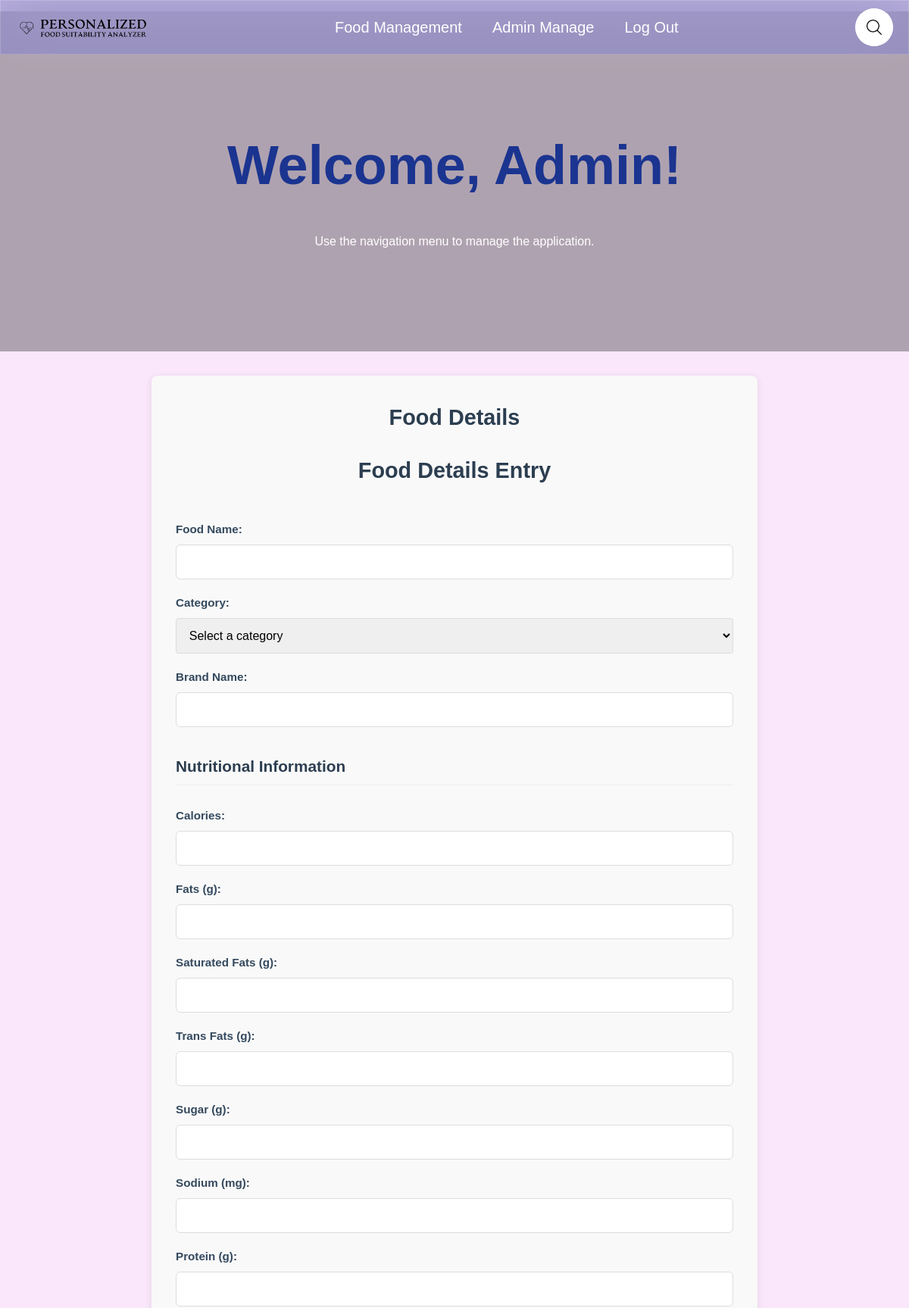
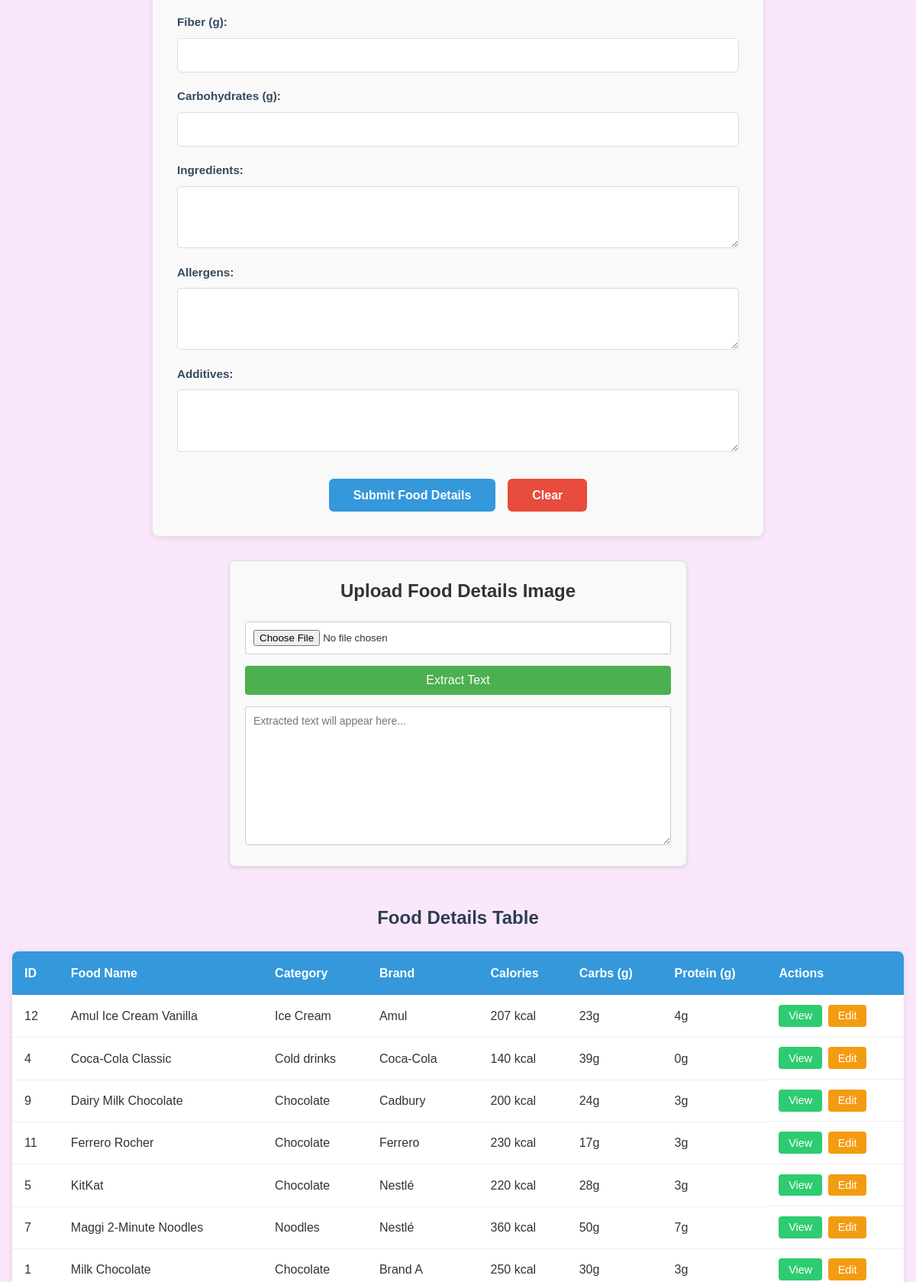
Page /Admin_Home.php (upper part) on the committed database (2 pictures, top to bottom).
### tables this page shows
CREATE TABLE `food` (
  `food_id` int NOT NULL AUTO_INCREMENT,
  `food_name` varchar(450) NOT NULL,
  `category` enum('Toffee','Fruits','Biscuits','Chocolate','Cold drinks','Noodles','Beverages','Ice Cream') NOT NULL,
  `brand_name` varchar(450) NOT NULL,
  `calories` varchar(450) NOT NULL,
  `fats` varchar(450) NOT NULL,
  `saturated_fats` varchar(450) NOT NULL,
  `trans_fats` varchar(450) NOT NULL,
  `sugar` varchar(450) NOT NULL,
  `sodium` varchar(450) NOT NULL,
  `protein` varchar(450) NOT NULL,
  `fiber` varchar(450) NOT NULL,
  `carbohydrates` varchar(450) NOT NULL,
  `ingredients` varchar(450) NOT NULL,
  `allergens` varchar(450) NOT NULL,
  `additives` varchar(450) NOT NULL,
  PRIMARY KEY (`food_id`)
);

### Admin_Home.php (the view, shortened to what this page needs)
<!DOCTYPE html>
<html lang="en">
<head>
    <link rel="stylesheet" href="Admin_Home.css">
</head>
<body>
    <nav class="navbar">
    <div class="logo">
      <img src="image/log3.png" alt="Logo">
    </div>
    <ul class="nav-links">
      <li><a href="Admin_Home.php">Food Management</a></li>
      <li><a href="Admin Manage.html">Admin Manage</a></li>
      <li><a href="Admin_logout.php">Log Out</a></li>
    </ul>
    <div class="search-box">
      <a href="#" class="search-btn">
        <img src="image/search .png" alt="Search Icon" class="search-icon" />
      </a>
    </div>
  </nav>
  <header class="header">
    <br><br>
  <h1 class="h1">Welcome, Admin!</h1>
  <p>
    Use the navigation menu to manage the application.
  </p><br><br>
</header>
<section class="food details enter">
  <h2>Food Details</h2>
  <form id="foodDetailsForm" action="submit_food.php" method="post">
    <h2>Food Details Entry</h2>
    <div class="form-group">
      <label for="food_name">Food Name:</label>
      <input type="text" id="food_name" name="food_name" maxlength="450" required>
    </div>
    <div class="form-group">
      <label for="category">Category:</label>
      <select id="category" name="category" required>
        <option value="">Select a category</option>
      </select>
    </div>
    <div class="form-group">
      <label for="brand_name">Brand Name:</label>
      <input type="text" id="brand_name" name="brand_name" maxlength="450">
    </div>
    <h3>Nutritional Information</h3>
    <div class="form-group">
      <label for="calories">Calories:</label>
      <input type="text" id="calories" name="calories" maxlength="450">
    </div>
    <div class="form-group">
      <label for="fats">Fats (g):</label>
      <input type="text" id="fats" name="fats" maxlength="450">
    </div>
    <div class="form-group">
      <label for="saturated_fats">Saturated Fats (g):</label>
      <input type="text" id="saturated_fats" name="saturated_fats" maxlength="450">
    </div>
    <div class="form-group">
      <label for="trans_fats">Trans Fats (g):</label>
      <input type="text" id="trans_fats" name="trans_fats" maxlength="450">
    </div>
    <div class="form-group">
      <label for="sugar">Sugar (g):</label>
      <input type="text" id="sugar" name="sugar" maxlength="450">
    </div>
    <div class="form-group">
      <label for="sodium">Sodium (mg):</label>
      <input type="text" id="sodium" name="sodium" maxlength="450">
    </div>
    <div class="form-group">
      <label for="protein">Protein (g):</label>
      <input type="text" id="protein" name="protein" maxlength="450">
    </div>
    <div class="form-group">
      <label for="fiber">Fiber (g):</label>
      <input type="text" id="fiber" name="fiber" maxlength="450">
    </div>
    <div class="form-group">
      <label for="carbohydrates">Carbohydrates (g):</label>
      <input type="text" id="carbohydrates" name="carbohydrates" maxlength="450">
    </div>
    <div class="form-group">
      <label for="ingredients">Ingredients:</label>
      <textarea id="ingredients" name="ingredients" maxlength="450" rows="3"></textarea>
    </div>
    <div class="form-group">
      <label for="allergens">Allergens:</label>
      <textarea id="allergens" name="allergens" maxlength="450" rows="3"></textarea>
    </div>
    <div class="form-group">
      <label for="additives">Additives:</label>
      <textarea id="additives" name="additives" maxlength="450" rows="3"></textarea>
    </div>
    <div class="form-actions">
      <button type="submit">Submit Food Details</button>
      <button type="reset">Clear</button>
    </div>
  </form>
</section>
<section class="image-text-reader">
  <h2>Upload Food Details Image</h2>
  <input type="file" id="imageInput" accept="image/jpeg, image/jpg, image/png">
  <button onclick="extractText()">Extract Text</button>
  <textarea id="textField1" rows="10" cols="50" placeholder="Extracted text will appear here..."></textarea>
</section>
<section class="Food_details_table">
  <h1>Food Details Table</h1>
  <div class="details_table">
    <?php
    $servername = "localhost";
    $username = "root";
    $password = "ishan@2001";
    $dbname = "pfsa";
    $conn = new mysqli($servername, $username, $password, $dbname);
    $sql = "SELECT food_id, food_name, category, brand_name, calories, carbohydrates, protein
            FROM food
            ORDER BY food_name ASC";
    $result = $conn->query($sql);
    if ($result->num_rows > 0) {
    ?>
    <table>
      <thead>
        <tr>
          <th>ID</th>
          <th>Food Name</th>
          <th>Category</th>
          <th>Brand</th>
          <th>Calories</th>
          <th>Carbs (g)</th>
          <th>Protein (g)</th>
          <th>Actions</th>
        </tr>
      </thead>
      <tbody>
        <?php
        while($row = $result->fetch_assoc()) {
          echo "<tr>
                  <td>".htmlspecialchars($row["food_id"])."</td>
                  <td>".htmlspecialchars($row["food_name"])."</td>
                  <td>".htmlspecialchars($row["category"])."</td>
                  <td>".htmlspecialchars($row["brand_name"])."</td>
                  <td>".htmlspecialchars($row["calories"])."</td>
                  <td>".htmlspecialchars($row["carbohydrates"])."</td>
                  <td>".htmlspecialchars($row["protein"])."</td>
                  <td class='actions'>
                    <button class='view-btn' data-id='".$row["food_id"]."'>View</button>
                    <button class='edit-btn' data-id='".$row["food_id"]."'>Edit</button>
                  </td>
                </tr>";
        }
        ?>
      </tbody>
    </table>
    <?php
    } else {
      echo "<p>No food items found in the database.</p>";
    }
    ?>
  </div>
</section>
</body>
</html>

### Admin_Home.css (style rules this page uses)
* { margin: 0; padding: 0; box-sizing: border-box; }
body { font-family: 'Poppins', sans-serif; line-height: 1.6; font-size: 1rem; background-color: #FAE7FB; color: #333; margin-top: 15px; transition: background-color 0.3s ease; }
html { scroll-behavior: smooth; scroll-padding-top: 3.50rem; }
.navbar { position: fixed; top: 0; left: 0; display: flex; width: 100%; justify-content: space-between; align-items: center; padding: 10px 20px; backdrop-filter: blur(30px); box-shadow: 0px 0px 30px rgba(227, 228, 237, 0.0837); border: 1.5px solid rgba(255, 255, 255, 0.18); background-color: #8784ca91; z-index: 1000; transition: background-color 0.3s ease; }
.logo { display: flex; align-items: center; }
.logo img { height: 40px; margin-right: 10px; }
.nav-links { display: flex; list-style: none; padding: 0; }
.nav-links li { margin: 0 10px; }
.nav-links a { text-decoration: none; font-size: 20px; color: #ffffff; padding: 5px 10px; transition: all 0.3s ease-in-out; transition: background-color 0.3s; border-radius: 20px; transition: all 0.5s ease; }
.search-box { position: relative; display: flex; align-items: center; justify-content: center; width: 50px; height: 50px; background-color: #ffffff; border-radius: 50px; overflow: hidden; transition: all 0.3s ease-in-out; }
.search-btn { display: flex; align-items: center; justify-content: center; width: 50px; height: 50px; background-color: #ffffff; border-radius: 50%; color: #fff; font-size: 20px; transition: all 0.3s ease-in-out; z-index: 2; }
.search-btn img.search-icon { width: 20px; height: 20px; display: block; transition: all 0.3s ease-in-out; }
.header { width: 100%; height: 100%; background-position: center bottom; background-size: cover; display: flex; align-items: center; justify-content: center; text-align: center; padding: 75px; color: #1a3490; flex-direction: column; box-shadow: inset 0 0 0 2000px rgba(0, 0, 0, 0.3); animation: change 20s infinite ease-in-out; margin-bottom: 25px; }
.header h1 { font-size: 4.5rem; margin-bottom: 25px; margin-top: 20px; display: flex; }
.header p { font-size: 1rem; color: #ffffff; line-height: 1.0; font-style: bold; margin-top: 10px; margin-bottom: 10px; }
section.food.details.enter { max-width: 800px; margin: 2rem auto; padding: 2rem; background-color: #f9f9f9; border-radius: 8px; box-shadow: 0 2px 10px rgba(0, 0, 0, 0.1); }
section.food.details.enter h2 { color: #2c3e50; text-align: center; margin-bottom: 1.5rem; font-size: 1.8rem; }
#foodDetailsForm { display: flex; flex-direction: column; gap: 1.2rem; }
#foodDetailsForm h3 { color: #2c3e50; margin: 1rem 0 0.5rem; font-size: 1.3rem; border-bottom: 1px solid #eee; padding-bottom: 0.5rem; }
.form-group { display: flex; flex-direction: column; gap: 0.5rem; }
.form-group label { font-weight: 600; color: #34495e; }
.form-group input[type="text"], .form-group select, .form-group textarea { padding: 0.8rem; border: 1px solid #ddd; border-radius: 4px; font-size: 1rem; transition: border-color 0.3s; }
.form-group textarea { resize: vertical; min-height: 80px; }
.form-actions { display: flex; justify-content: flex-end; gap: 1rem; margin-top: 1.5rem; }
.form-actions button { padding: 0.8rem 1.5rem; border: none; border-radius: 4px; font-weight: 600; cursor: pointer; transition: all 0.3s; }
.form-actions button[type="submit"] { background-color: #3498db; color: white; }
.form-actions button[type="reset"] { background-color: #e74c3c; color: white; }
.form-group label { font-weight: 600; color: #34495e; font-size: 0.95rem; }
.form-group input[type="text"], .form-group input[type="email"], .form-group input[type="password"] { padding: 0.8rem 1rem; border: 1px solid #ddd; border-radius: 6px; font-size: 1rem; transition: all 0.3s ease; }
.form-actions { display: flex; justify-content: center; margin-top: 1rem; }
.form-actions button { padding: 0.8rem 2rem; background-color: #3498db; color: white; border: none; border-radius: 6px; font-size: 1rem; font-weight: 600; cursor: pointer; transition: background-color 0.3s ease; }

### rows in the picture
food: food_id "12", food_name "Amul Ice Cream Vanilla", category "Ice Cream", brand_name "Amul", calories "207 kcal", carbohydrates "23g", protein "4g"
food: food_id "4", food_name "Coca-Cola Classic", category "Cold drinks", brand_name "Coca-Cola", calories "140 kcal", carbohydrates "39g", protein "0g"
food: food_id "9", food_name "Dairy Milk Chocolate", category "Chocolate", brand_name "Cadbury", calories "200 kcal", carbohydrates "24g", protein "3g"
food: food_id "11", food_name "Ferrero Rocher", category "Chocolate", brand_name "Ferrero", calories "230 kcal", carbohydrates "17g", protein "3g"
food: food_id "5", food_name "KitKat", category "Chocolate", brand_name "Nestlé", calories "220 kcal", carbohydrates "28g", protein "3g"
food: food_id "7", food_name "Maggi 2-Minute Noodles", category "Noodles", brand_name "Nestlé", calories "360 kcal", carbohydrates "50g", protein "7g"
food: food_id "1", food_name "Milk Chocolate", category "Chocolate", brand_name "Brand A", calories "250 kcal", carbohydrates "30g", protein "3g"
